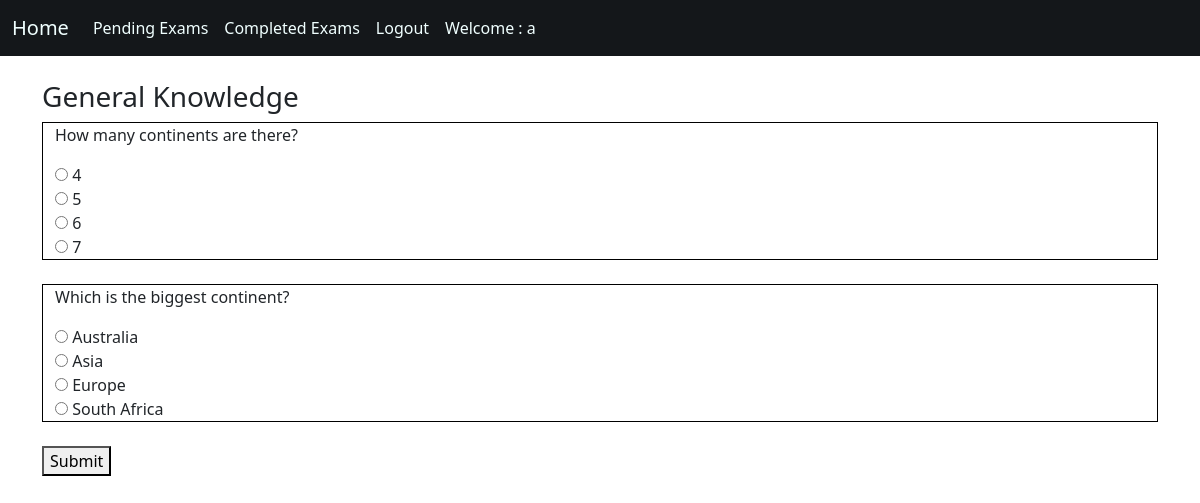
Screenshot of /attendpaper/1 (signed in) with the database file from the repository.
### assesment/models.py (models this page shows, shortened)
class questionPaper(models.Model):
    users = models.ManyToManyField(User, related_name='user', blank=True)
    title = models.CharField(max_length=100, null=True, blank=True)
    questionList = models.ManyToManyField(question, blank=True, related_name='questionsList')
    submittedby = models.ManyToManyField(User, related_name='submitted', blank=True)
    examOverStatus = models.BooleanField(default=False)

class question(models.Model):
    Question = models.CharField(max_length=500)
    A = models.CharField(max_length=200)
    B = models.CharField(max_length=200)
    C = models.CharField(max_length=200)
    D = models.CharField(max_length=200)
    marks = models.IntegerField(default=1)
    answer = models.CharField(max_length=1)
    def __str__(self):
        return self.Question or str(self.id)

### assesment/views.py (the view, shortened to what this page needs)
# urls.py: path('attendpaper/<int:pk>', attendexam, name='attendpaper'),
def attendexam(request, pk):
    paper = questionPaper.objects.get(id=pk)
    userP = userprofile.objects.get(user=request.user)
    context = {'paper':paper}
    template_name = "attendpaper.html"
    return render(request, template_name, context)

### templates/attendpaper.html (shortened to what this page needs)
{% extends "base.html" %}
{% block content %}
    <h3>{{paper.title}}</h3>
    <form action="" method="POST">
        {% for x in paper.questionList.all %}
            <div class="container" style="border: 1px solid black;">
            <p>{{x}}</p>
            <input type="radio" name = "{{x.Question}}" value="A"> {{x.A}} </br>
            <input type="radio" name = "{{x.Question}}" value="B"> {{x.B}} </br>
            <input type="radio" name = "{{x.Question}}" value="C"> {{x.C}} </br>
            <input type="radio" name = "{{x.Question}}" value="D"> {{x.D}} </br>
            </div>
            <br>
        {% endfor %}
        <button type="submit">Submit</button>
    </form>
{% endblock %}

### templates/base.html (shortened to what this page needs)
<html>
    <head>
        <link href="https://cdn.jsdelivr.net/npm/bootstrap@5.0.0-beta2/dist/css/bootstrap.min.css" rel="stylesheet">
    </head>
    <body>
        <nav class="navbar sticky-top navbar-expand-lg navbar-light" style="background-color:rgb(20,23,26);">
            <div class="container-fluid">
              <a class="navbar-brand" href="/" style="color:azure;">Home</a>
              <div class="collapse navbar-collapse" id="navbarSupportedContent">
                <ul class="navbar-nav me-auto mb-2 mb-lg-0">
                  {% if not user.is_authenticated %}
                  <li class="nav-item">
                    <a class="nav-link" href="login" style="color: azure;">Login</a>
                  </li>
                  <li class="nav-item">
                    <a class="nav-link" href="register" style="color: azure;">SignUp</a>
                  </li>
                  {% else %}
                    {% if request.user.is_superuser %}
                    <li class="nav-item">
                        <a class="nav-link" style="color: azure;" href="{% url 'createexam' %}">Create Exam</a>
                    </li>
                    <li class="nav-item">
                      <a class="nav-link" style="color: azure;" href="{% url 'ongoingexams' %}">Ongoing Exams</a>
                    </li>
                    <li class="nav-item">
                        <a class="nav-link" style="color: azure;" href="{% url 'completedexams' %}">Completed Exams</a>
                    </li>
                    {% else %}
                    <li class="nav-item">
                        <a class="nav-link" style="color: azure;" href="{% url 'pendingexams' %}">Pending Exams</a>
                    </li>
                    <li class="nav-item">
                      <a class="nav-link" style="color: azure;" href="{% url 'previousexams' %}">Completed Exams</a>
                  </li>
                    {% endif %}
                    <li class="nav-item">
                        <a class="nav-link" style="color: azure;" href="{% url 'logout' %}">Logout</a>
                    </li>
                    <li class="nav-item">
                        <a class="nav-link" style="color: azure;" href="#">Welcome : {{request.user}}</a>
                    </li>
                  {% endif %}
                </ul>
              </div>
            </div>
          </nav>
        <div class="container">
          <br>
        {% block content %}
        {% endblock %}
        </div>
      </body>
</html>

### rows the page displays
questionPaper: title "General Knowledge"
question: Question "How many continents are there?", A "4", B "5", C "6", D "7"
question: Question "Which is the biggest continent?", A "Australia", B "Asia", C "Europe", D "South Africa"

### other values shown
{{ request.user }} "a"
